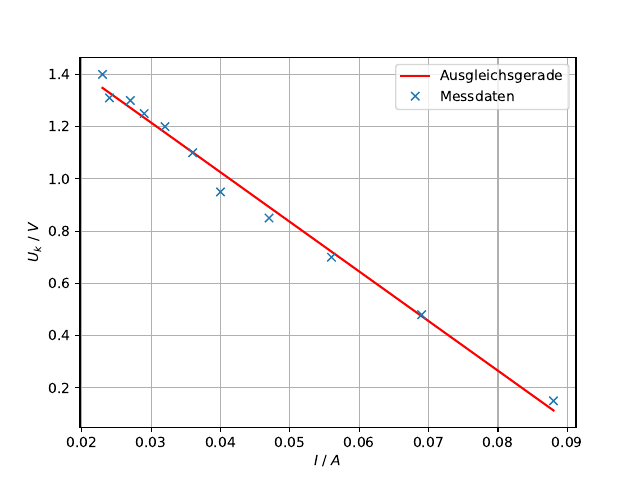

Reproduce this figure in Python.
import numpy as np 
import scipy.constants as const
import math
from uncertainties import ufloat
import uncertainties.unumpy as unp
from scipy.optimize import curve_fit
import matplotlib.pyplot as plt

U = np.array([0.15, 0.48, 0.7, 0.85, 0.95, 1.1, 1.2, 1.25, 1.3, 1.31, 1.4])
U1 = unp.uarray(U, 0.02*U)

I1 = np.array([88,69,56,47,40,36,32,29,27,24,23])
I = 0.001*I1

def f(I, m, b):     
    return m*I+b

params, covariance = curve_fit(f, I, U)
errors = np.diag(covariance)

print('Ri:', params[0], '+-', errors[0])
print('U0:', params[1], '+-', errors[1])

plt.plot(I, f(I, *params), 'r-', label = r'Ausgleichsgerade') 

plt.plot(I, U, 'x', label=r'Messdaten')

plt.grid()
plt.legend()
plt.xlabel('$I$ / $A$')
plt.ylabel('$U_k$ / $V$')
#plt.savefig('B_Innenwiderstand.pdf')
plt.show()